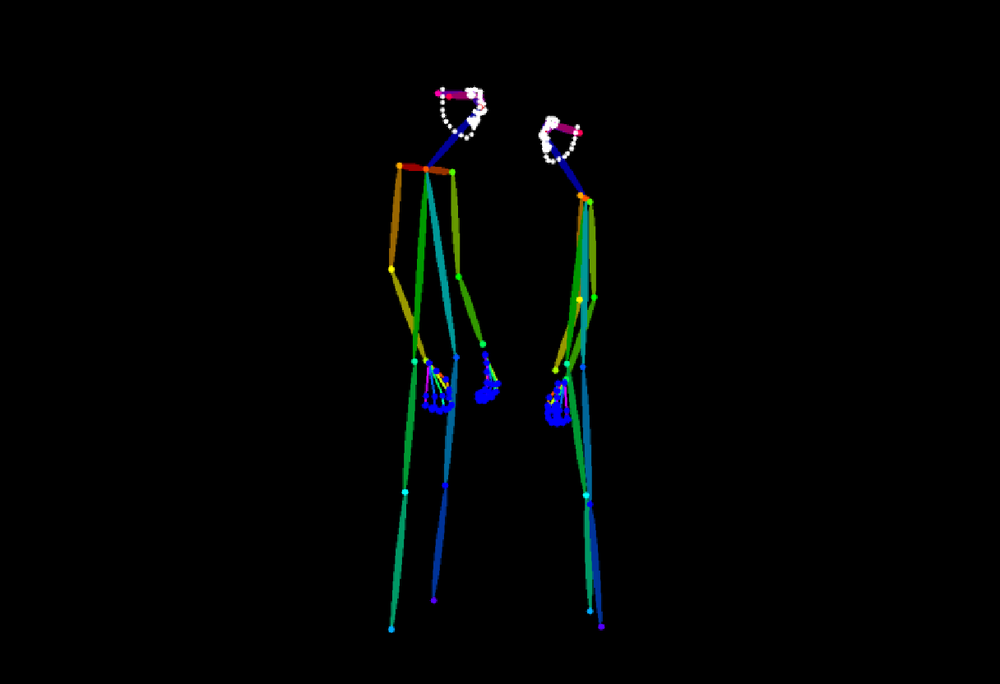
#> input picture specs/image-generator-tests/dual-base-location/refs/pose-step02-normalized-1216x832.png, 1000 x 684 px, shrunk from 1216 x 832 before the run
$ python create-pose-derived-mask.py
#> lines starting #> are read from the running program, lines starting #| are printed output that depends on the picture; after the words box and inside, x2 and y2 are one past the last pixel; in counts of white or black regions, pixels touching at a corner belong together
import cv2
import numpy as np
from pathlib import Path

root = Path(__file__).parent
pose_path = root / 'refs' / 'pose-step02-normalized-1216x832.png'
out_path = root / 'refs' / 'bedroom-characters-inpaint-mask-pose-derived.png'
pose = cv2.imread(str(pose_path), cv2.IMREAD_COLOR)
#> pose is the input picture: shape (684, 1000, 3); mean B, G, R 3, 3.4, 1.4
if pose is None:
    raise FileNotFoundError(pose_path)
# DWPose/OpenPose canvas is black; retain colored skeleton pixels.
gray = cv2.cvtColor(pose, cv2.COLOR_BGR2GRAY)
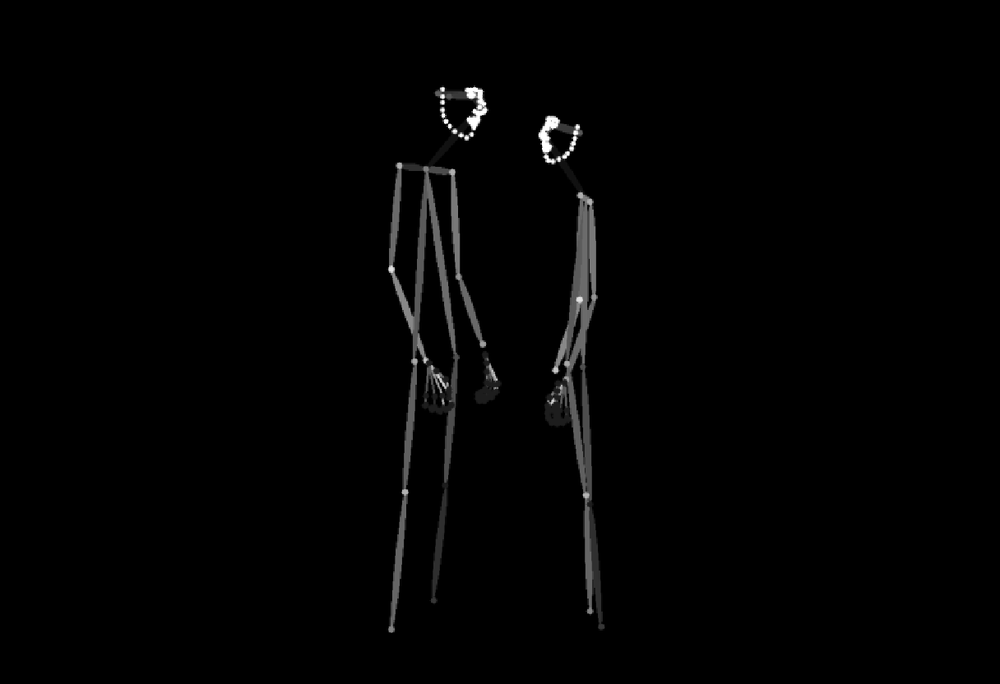
#> gray: shape (684, 1000); min 0, max 255, mean 2.7
seed = (gray > 20).astype(np.uint8) * 255
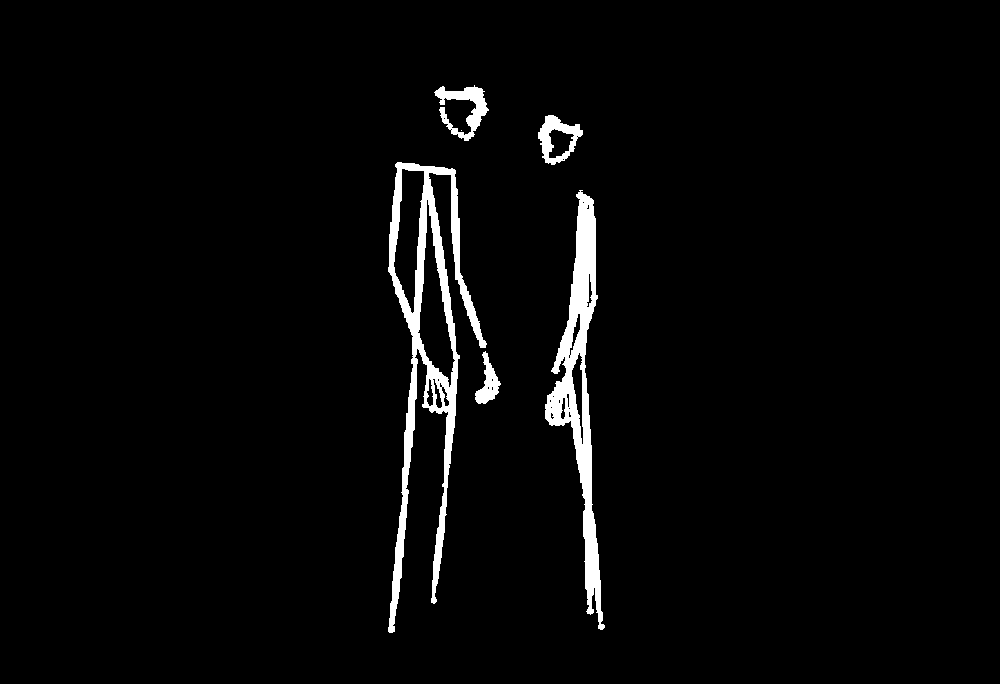
#> seed: shape (684, 1000); 3% white; 6 white regions (1 under 20 px), largest, box (x1, y1, x2, y2) and area: (388, 162, 487, 633) 9874, (545, 190, 605, 630) 7754, (434, 85, 489, 141) 1193, (538, 115, 583, 165) 972, (475, 351, 501, 404) 617
# Connect joints and expand limbs into person-shaped inpaint regions.
seed = cv2.morphologyEx(seed, cv2.MORPH_CLOSE, np.ones((31, 31), np.uint8))
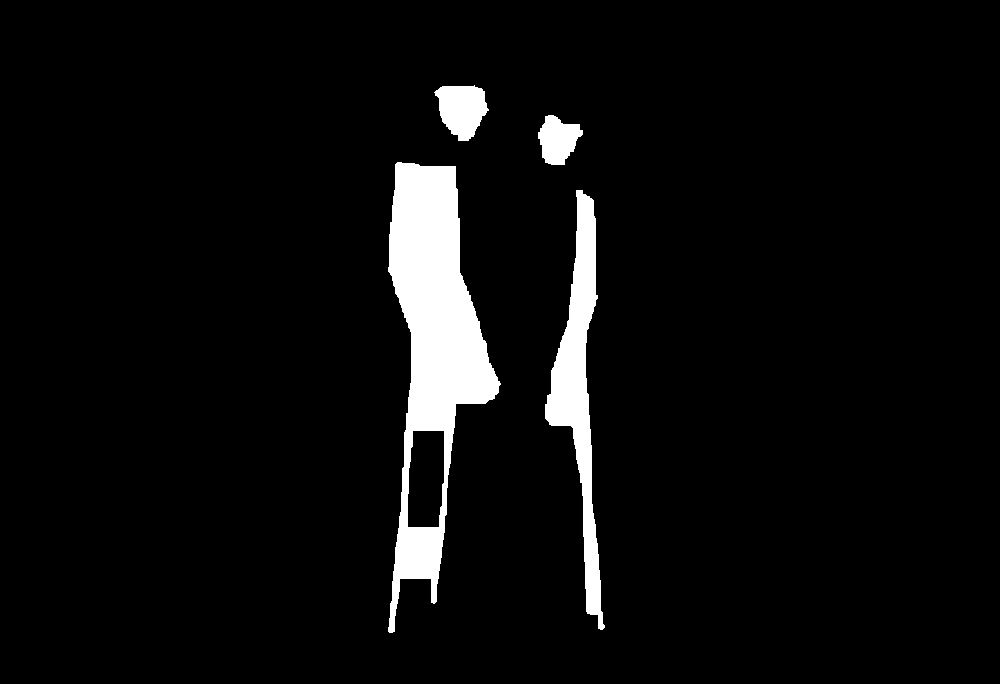
#> seed: shape (684, 1000); 5.2% white; 4 white regions, box (x1, y1, x2, y2) and area: (388, 162, 501, 633) 22947, (545, 190, 605, 630) 8957, (434, 85, 489, 141) 2101, (538, 115, 583, 165) 1489
mask = cv2.dilate(seed, cv2.getStructuringElement(cv2.MORPH_ELLIPSE, (65, 65)), iterations=1)
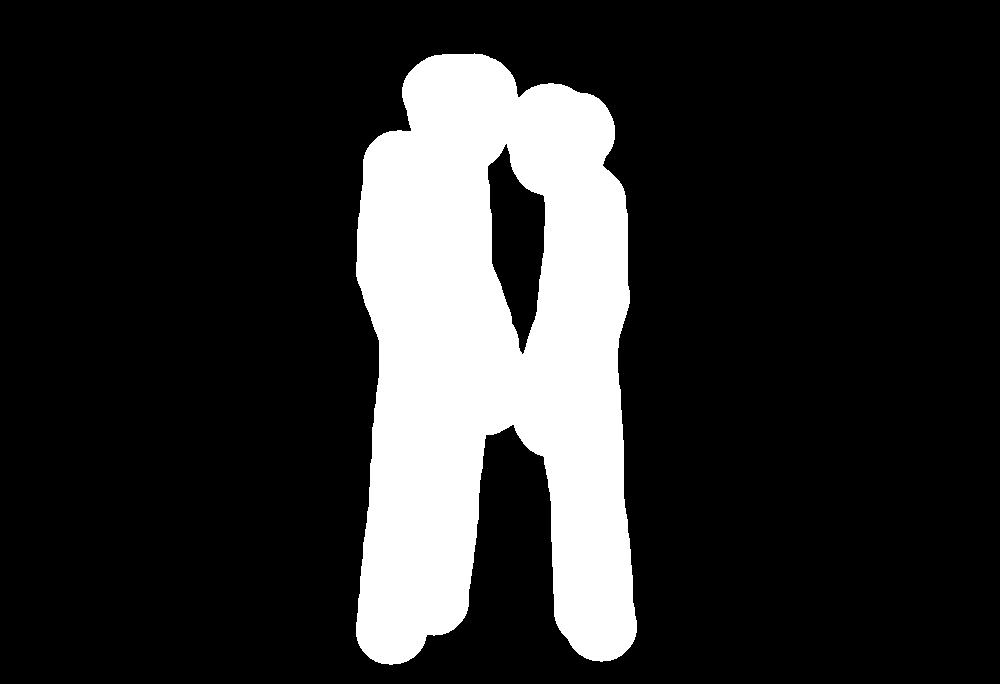
#> mask: shape (684, 1000); 18% white; 1 white region, box (x1, y1, x2, y2) and area: (356, 53, 637, 665) 122957
mask = cv2.GaussianBlur(mask, (0, 0), 4)
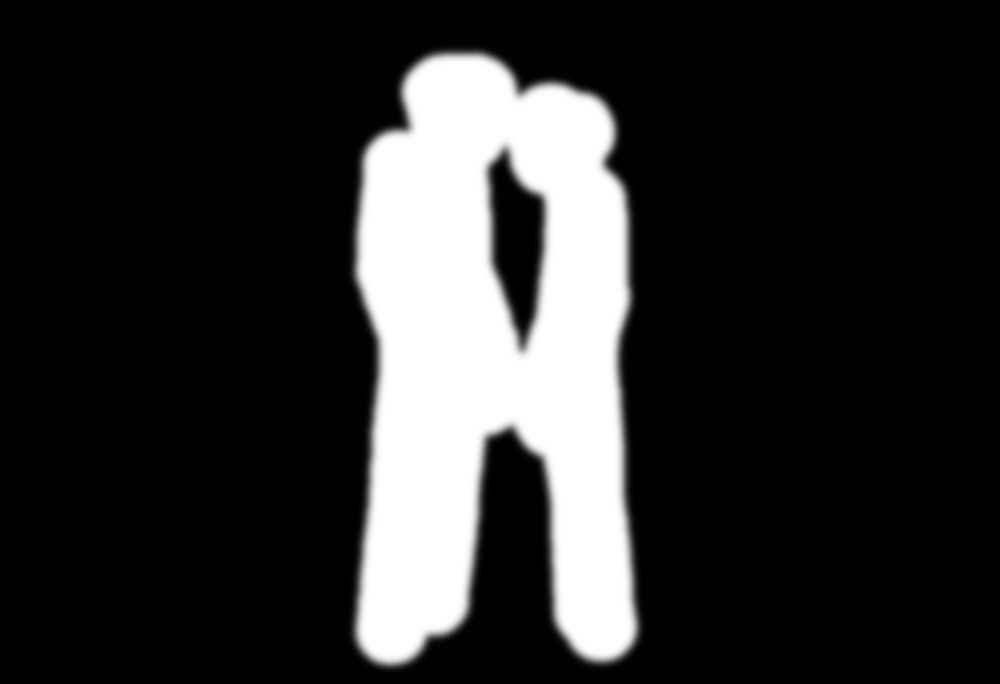
#> mask: shape (684, 1000); min 0, max 255, mean 45.8
cv2.imwrite(str(out_path), mask)
print(out_path)
